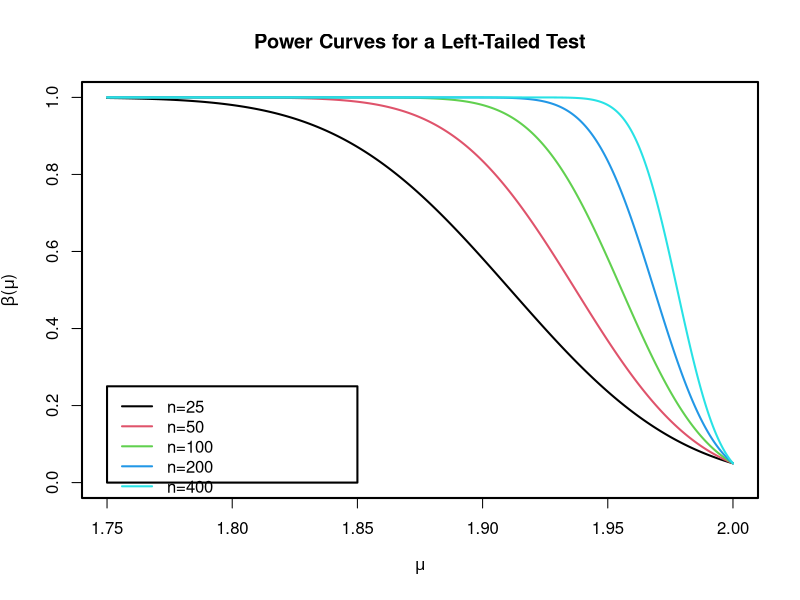

Recreate this plot in R.
par(lwd=2)
alpha=.05
mu0=2
sig=.27
plot(c(1.75,2.0),c(0,1),type="n",xlab=expression(mu),ylab=expression(paste(beta,"(",mu,")")),
main="Power Curves for a Left-Tailed Test")
mu=seq(1.75,2.0,length=1001)
n=25
power=pnorm((mu0-mu)/(sig/sqrt(n))-qnorm(1-alpha))
lines(mu,power)
n=50
power=pnorm((mu0-mu)/(sig/sqrt(n))-qnorm(1-alpha))
lines(mu,power,col=2)
n=100
power=pnorm((mu0-mu)/(sig/sqrt(n))-qnorm(1-alpha))
lines(mu,power,col=3)
n=200
power=pnorm((mu0-mu)/(sig/sqrt(n))-qnorm(1-alpha))
lines(mu,power,col=4)
n=400
power=pnorm((mu0-mu)/(sig/sqrt(n))-qnorm(1-alpha))
lines(mu,power,col=5)
legend(c(1.75,1.85),c(0,0.25),lty=rep(1,5),col=1:5,legend=c("n=25","n=50","n=100","n=200","n=400"))

